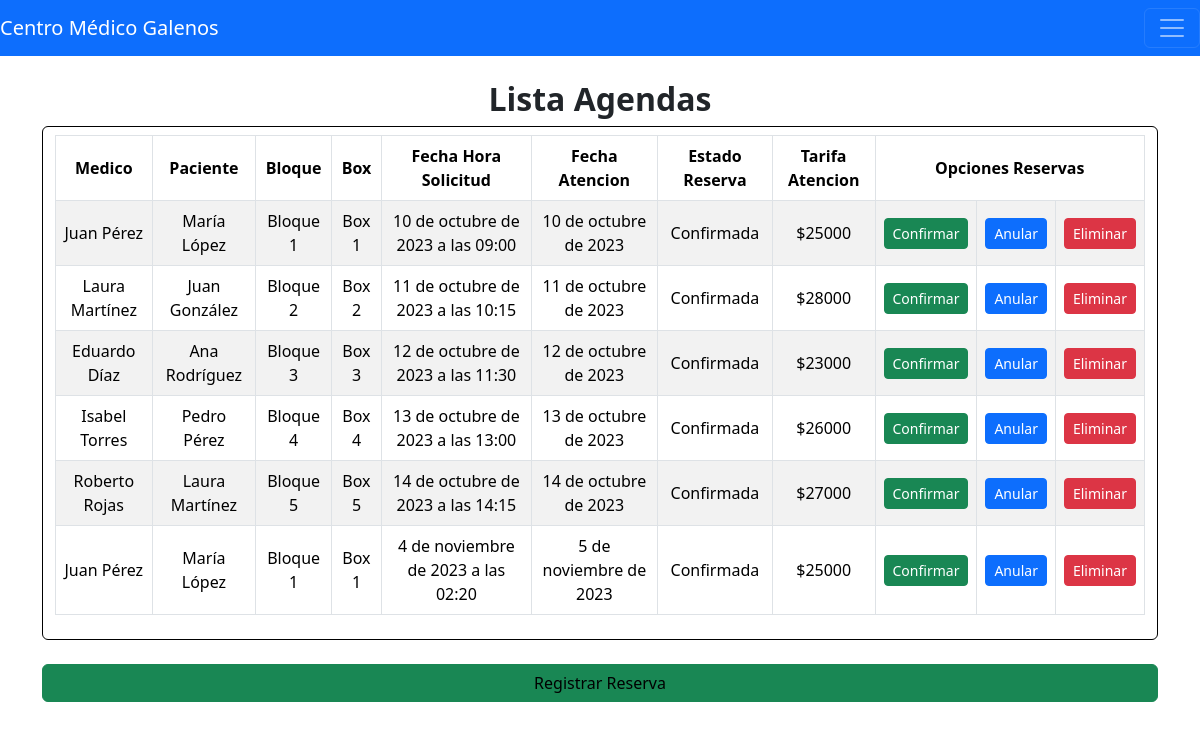
Page /Reservar on the earlier database version.
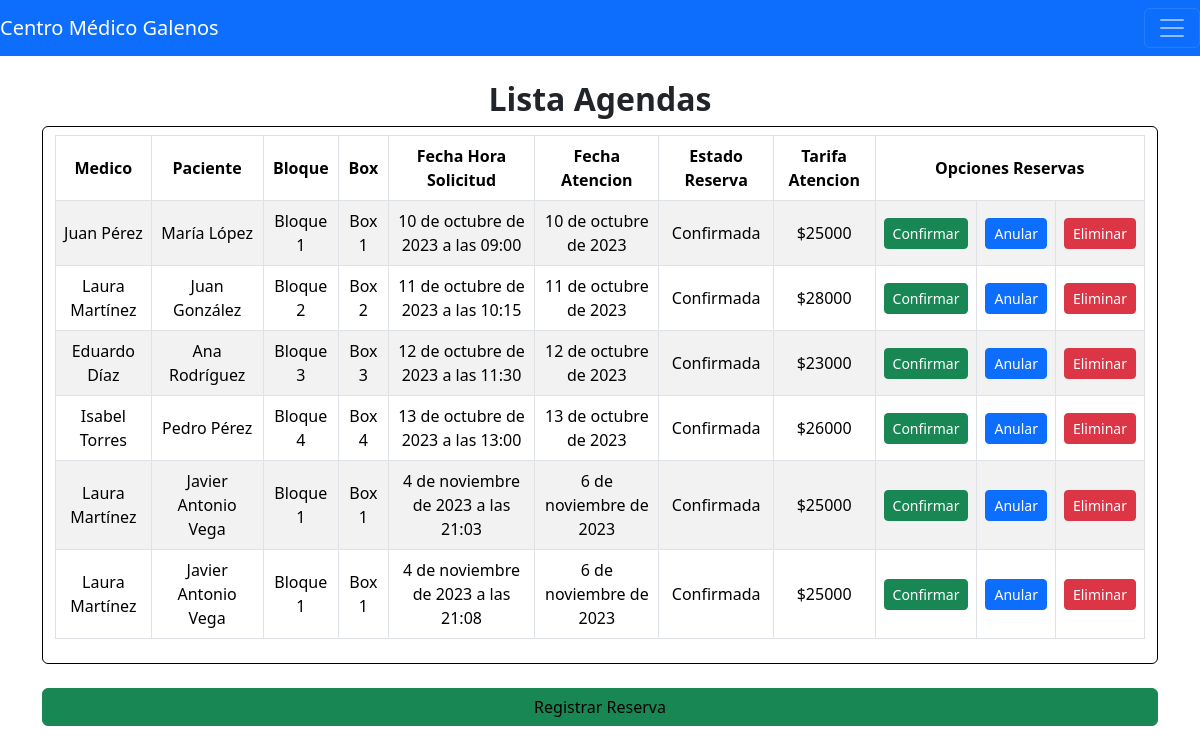
Same page on the later database version.
### app/models.py (models this page shows, shortened)
class Agenda(models.Model):
    RutProfesional = models.ForeignKey(Profesional, on_delete=models.PROTECT, null=False)
    RutPaciente = models.ForeignKey(Paciente, on_delete=models.PROTECT, null=False)
    IdBloque = models.ForeignKey(Bloque, on_delete=models.PROTECT, null=False)
    IdBox = models.ForeignKey(Box, on_delete=models.PROTECT, null=False)
    FechaHoraSolicitud = models.DateTimeField(null=False)
    FechaAtencion = models.DateField(null=False)
    Estado = models.CharField(max_length=50, null=False)
    Tarifa = models.CharField(max_length=50, null=False)

class Profesional(models.Model):
    RutProfesional = models.CharField(max_length=50, null=False)
    IdCiudad = models.ForeignKey(Ciudad, on_delete=models.PROTECT, null=False)
    IdEspecialidad = models.ForeignKey(Especialidad, on_delete=models.PROTECT, null=False)
    IdUsuario = models.ForeignKey(Usuario, on_delete=models.PROTECT, null=True)
    Nombres = models.CharField(max_length=80, null=False)
    ApellidoP = models.CharField(max_length=30, null=False)
    ApellidoM = models.CharField(max_length=30, null=False)
    Direccion = models.CharField(max_length=30, null=True)
    Telefono = models.CharField(max_length=30, null=False)
    Email = models.CharField(max_length=50, null=False)
    Tarifa = models.CharField(max_length=30, null=False)
    Estado = models.CharField(max_length=50, null=False)
    FechaRegistro = models.DateField(null=False)

class Paciente(models.Model):
    RutPaciente = models.CharField(max_length=50, null=False)
    IdUsuario = models.ForeignKey(Usuario, on_delete=models.PROTECT, null=True)
    IdCiudad = models.ForeignKey(Ciudad, on_delete=models.PROTECT, null=False)
    IdPrevision = models.ForeignKey(Prevision, on_delete=models.PROTECT, null=False)
    Nombres = models.CharField(max_length=80, null=False)
    NombreSocial = models.CharField(max_length=50, null=False)
    ApellidoP = models.CharField(max_length=30, null=False)
    ApellidoM = models.CharField(max_length=30, null=False)
    OrdenApellido = models.BooleanField(null=False)
    FechaNac = models.DateField(null=False)
    Email = models.CharField(max_length=50, null=False)
    Telefono = models.CharField(max_length=20, null=False)
    Direccion = models.CharField(max_length=50, null=True)

class Bloque(models.Model):
    Descripcion = models.CharField(max_length=50, null=False)
    Estado = models.CharField(max_length=50, null=False)
    HoraInicio = models.CharField(max_length=50, null=False)
    HoraFin = models.CharField(max_length=50, null=False)
    def __str__(self):
        return str(self.Descripcion)

class Box(models.Model):
    Descripcion = models.CharField(max_length=50, null=False)
    ValorMensual = models.CharField(max_length=50, null=False)
    FechaRegistro = models.DateField(null=False)
    def __str__(self):
        return str(self.Descripcion)

### app/views.py (the view)
# urls.py: path('Reservar', reservar, name = "Reservar"),
def reservar(request):
    agenda = Agenda.objects.all()
    return render(request, 'app/Reservar.html', {"Agendas": agenda})

### app/templates/app/Reservar.html (shortened to what this page needs)
{% extends 'app/Index.html' %}
{% block contenido %}
<div style="margin: 0;" class="row justify-content-center">
    <h2 style="text-align: center;"><strong>Lista Agendas</strong></h2>
    <div class="card" style="border-color: black;">
        <div class="table-responsive py-2">
            <table class="table table-striped table-bordered">
                <thead>
                    <tr>
                        <th>Medico</th>
                        <th>Paciente</th>
                        <th>Bloque</th>
                        <th>Box</th>
                        <th>Fecha Hora Solicitud</th>
                        <th>Fecha Atencion</th>
                        <th>Estado Reserva</th>
                        <th>Tarifa Atencion</th>
                        <th colspan="3">Opciones Reservas</th>
                    </tr>
                </thead>
                <tbody>
                    {% for a in Agendas %}
                    <tr>
                        <td>{{a.RutProfesional.Nombres}} {{a.RutProfesional.ApellidoP}}</td>
                        <td>{{a.RutPaciente.Nombres}} {{a.RutPaciente.ApellidoP}}</td>
                        <td>{{a.IdBloque}}</td>
                        <td>{{a.IdBox}}</td>
                        <td>{{a.FechaHoraSolicitud}}</td>
                        <td>{{a.FechaAtencion}}</td>
                        <td>{{a.Estado}}</td>
                        <td>${{a.Tarifa}}</td>
                        <td><a href="confirmarReserva/{{a.id}}" onclick="confirmarReserva({{a.id}})" class="btn btn-success btn-sm text-white">Confirmar</a></td>
                        <td><a href="anularReserva/{{a.id}}" class="btn btn-primary btn-sm text-white">Anular</a></td>
                        <td><a href="#" onclick="eliminarReserva({{a.id}})" class="btn btn-danger btn-sm text-white">Eliminar</a></td>
                    </tr>
                    {% endfor %}
                </tbody>
            </table>
        </div>
    </div>
</div>
<br>
<div class="d-grid gap-2">
    <a href="RegistrarReserva" class="btn btn-success text-black">Registrar Reserva</a>
</div>
{% endblock %}

### app/templates/app/Index.html (shortened to what this page needs)
<!DOCTYPE html>
<html lang="es">
<head>
    {% load static %}
    <link href="https://cdn.jsdelivr.net/npm/bootstrap@5.3.2/dist/css/bootstrap.min.css" rel="stylesheet"
 />
        <link href="https://cdn.jsdelivr.net/npm/bootstrap-icons/font/bootstrap-icons.css" rel="stylesheet">
    <link rel="stylesheet" href="{% static 'css/estilos.css' %}" />
</head>
<body>
    <nav class="navbar navbar-dark bg-primary">
        <div style="text-align: center;">
            <a class="navbar-brand" href="home">Centro Médico Galenos</a>
        </div>
        <button class="navbar-toggler" type="button" data-toggle="collapse" data-target="#navbarNav"
            aria-controls="navbarNav" aria-expanded="false" aria-label="Toggle navigation">
            <span class="navbar-toggler-icon"></span>
        </button>
    </nav>
    <div class="container py-4">
        {% block contenido %}
        {% endblock %}
    </div>
</body>
</html>

### app/static/css/estilos.css (style rules this page uses)
th, td { text-align: center; vertical-align: middle; }

Differences in the rows shown:
removed Agenda: RutProfesional.Nombres "Roberto", RutProfesional.ApellidoP "Rojas", RutPaciente.Nombres "Laura", RutPaciente.ApellidoP "Martínez", IdBloque "Bloque 5", IdBox "Box 5", FechaHoraSolicitud "14 de octubre de 2023 a las 14:15", FechaAtencion "14 de octubre de 2023", Estado "Confirmada", Tarifa "27000"
removed Agenda: RutProfesional.Nombres "Juan", RutProfesional.ApellidoP "Pérez", RutPaciente.Nombres "María", RutPaciente.ApellidoP "López", IdBloque "Bloque 1", IdBox "Box 1", FechaHoraSolicitud "4 de noviembre de 2023 a las 02:20", FechaAtencion "5 de noviembre de 2023", Estado "Confirmada", Tarifa "25000"
added Agenda: RutProfesional.Nombres "Laura", RutProfesional.ApellidoP "Martínez", RutPaciente.Nombres "Javier Antonio", RutPaciente.ApellidoP "Vega", IdBloque "Bloque 1", IdBox "Box 1", FechaHoraSolicitud "4 de noviembre de 2023 a las 21:03", FechaAtencion "6 de noviembre de 2023", Estado "Confirmada", Tarifa "25000"
added Agenda: RutProfesional.Nombres "Laura", RutProfesional.ApellidoP "Martínez", RutPaciente.Nombres "Javier Antonio", RutPaciente.ApellidoP "Vega", IdBloque "Bloque 1", IdBox "Box 1", FechaHoraSolicitud "4 de noviembre de 2023 a las 21:08", FechaAtencion "6 de noviembre de 2023", Estado "Confirmada", Tarifa "25000"
